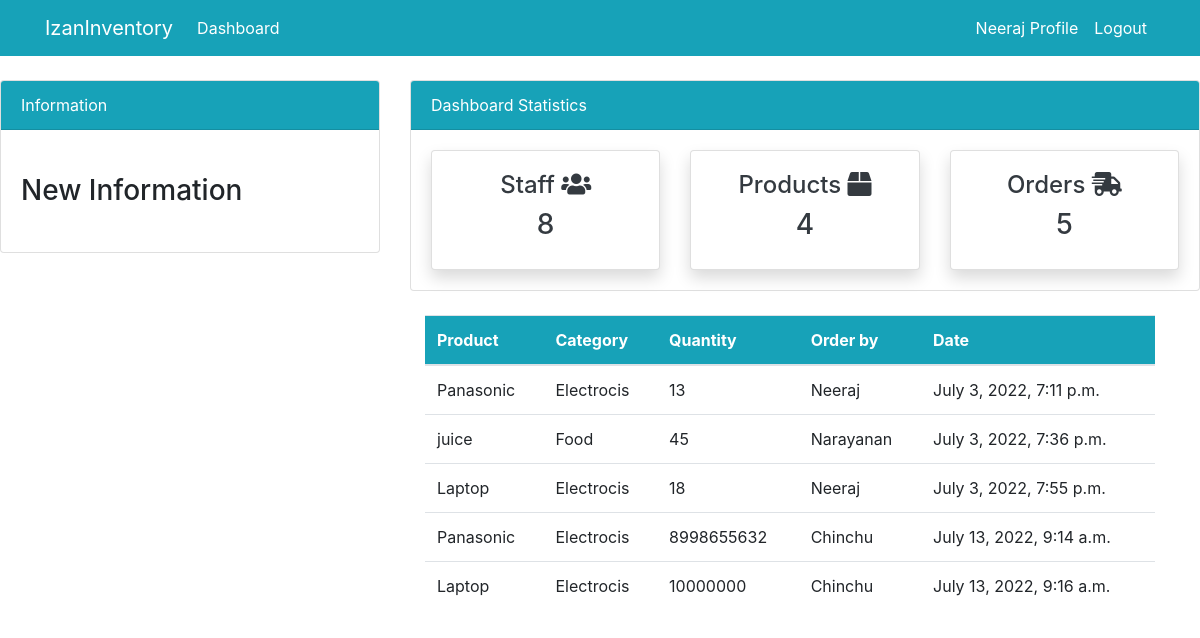
The page /order/ (signed in) on the database its author committed.
### dashboard/models.py (models this page shows, shortened)
class Order(models.Model):
    product = models.ForeignKey(Product, on_delete=models.CASCADE, null=True)
    staff = models.ForeignKey(User, models.CASCADE,null=True)
    order_quantity = models.PositiveBigIntegerField(null=True)
    date = models.DateTimeField(auto_now_add=True)

class Product(models.Model):
    name = models.CharField(max_length=100, null=True)
    quantity = models.PositiveIntegerField(null=True)
    category = models.CharField(max_length=50, choices= CATEGORY,null=True)

### dashboard/views.py (the view)
# urls.py: path('order/',views.order,name="dashboard-order"),
@login_required()
def order(request):
    orders = Order.objects.all()
    orders_count = orders.count()
    workers_count = User.objects.all().count()
    items_count = Product.objects.all().count()
    context = {
        'orders':orders,
        'workers_count': workers_count,
        'orders_count':orders_count,
        'items_count':items_count
    }
    return  render(request,'dashboard/order.html',context)

### templates/dashboard/order.html (shortened to what this page needs)
{% extends 'partials/base.html' %}
{% block content %}
{% include 'partials/topnav.html' %}
 <div class="container">
    <div class="row my-4">
        <div class="col-md-4">
        </div>
        <div class="col-md-8">
            <table class="table bg-white">
                <thead class="bg-info">
                    <tr class="text-white">
                        <th scope="col">Product</th>
                        <th scope="col">Category</th>
                        <th scope="col">Quantity</th>
                        <th scope="col">Order by</th>
                        <th scope="col">Date</th>
                    </tr>
                </thead>
                <tbody>
                    {% for order in orders %}
                    <tr>
                        <td>{{order.product.name}}</td>
                        <td>{{order.product.category}}</td>
                        <td>{{order.order_quantity}}</td>
                        <td>{{order.staff.username}}</td>
                        <td>{{order.date}}</td>
                    </tr>
                    {% endfor %}
                </tbody>
            </table>
        </div>
    </div>
</div>
{% endblock %}

### templates/partials/base.html (shortened to what this page needs)
{% load static %}
<!doctype html>
<html lang="en">
<head>
    <link rel="stylesheet" href="https://cdn.jsdelivr.net/npm/bootstrap@4.6.0/dist/css/bootstrap.min.css"
>
    <link rel="stylesheet" href="https://use.fontawesome.com/releases/v5.15.2/css/all.css"
>
    <link rel="stylesheet" href="{% static '/style.css' %}">
</head>
<body>
    {% include 'partials/nav.html' %}
    {% block content %}{% endblock %}
</body>
</html>

### templates/partials/nav.html (shortened to what this page needs)
<nav class="navbar navbar-expand-lg navbar-info bg-info">
    {% if user.is_authenticated %}
    <div class="container">
        <a class="navbar-brand text-white" href="{% url 'dashboard-index' %}">IzanInventory</a>
        <div class="collapse navbar-collapse" id="navbarSupportedContent">
            <ul class="navbar-nav mr-auto">
                <li class="nav-item active">
                    <a class="nav-link text-white" href="{% url 'dashboard-index' %}">Dashboard </a>
                </li>
            </ul>
            <ul class="navbar-nav ml-auto">
                <li class="nav-item active">
                    <a class="nav-link text-white" href="{% url 'user-profile' %}"> {{ user.username }} Profile
                        <span class="sr-only">(current)</span></a>
                </li>
                <li class="nav-item">
                    <a class="nav-link text-white" href="{% url 'user-logout' %}">Logout</a>
                </li>
            </ul>
            {% endif %}
        </div>
    </div>
</nav>

### templates/partials/topnav.html
<div class="row">
    <div class="col-md-4 mt-4">
        <div class="card">
            <div class="card-header bg-info text-white">
                Information
            </div>
            <div class="card-body">
                <marquee behavior="" direction="">
                    <h3 class="my-4">New Information</h3>
                </marquee>
            </div>
        </div>
    </div>
    <div class="col-md-8 mt-4">
        <div class="card">
            <div class="card-header bg-info text-white">
                Dashboard Statistics
            </div>
            <div class="card-body">
                <div class="row">
                    <div class="col-md-4">
                        <a class="text-decoration-none text-dark" href="{% url 'dashboard-staff' %}">
                            <div class="card my-card shadow">
                                <div class="card-body text-center">
                                    <h4>Staff <i class="fas fa-users"></i></h4>
                                    <h3>{{workers_count}}</h3>
                                </div>
                            </div>
                        </a>
                    </div>
                    <div class="col-md-4">
                        <a class="text-decoration-none text-dark" href="{% url 'dashboard-product' %}">
                            <div class="card my-card shadow">
                                <div class="card-body text-center">
                                    <h4>Products <i class="fas fa-box"></i></h4>
                                    <h3>{{items_count}}</h3>
                                </div>
                            </div>
                        </a>
                    </div>
                    <div class="col-md-4">
                        <a class="text-decoration-none text-dark" href="{% url 'dashboard-order' %}">
                            <div class="card my-card shadow">
                                <div class="card-body text-center">
                                    <h4>Orders <i class="fas fa-shipping-fast"></i></h4>
                                    <h3>{{orders_count}}</h3>
                                </div>
                            </div>
                        </a>
                    </div>
                </div>
            </div>
        </div>
    </div>
</div>

### rows shown on the page
Order: product.name "Panasonic", product.category "Electrocis", order_quantity "13", staff.username "Neeraj", date "July 3, 2022, 7:11 p.m."
Order: product.name "juice", product.category "Food", order_quantity "45", staff.username "Narayanan", date "July 3, 2022, 7:36 p.m."
Order: product.name "Laptop", product.category "Electrocis", order_quantity "18", staff.username "Neeraj", date "July 3, 2022, 7:55 p.m."
Order: product.name "Panasonic", product.category "Electrocis", order_quantity "8998655632", staff.username "Chinchu", date "July 13, 2022, 9:14 a.m."
Order: product.name "Laptop", product.category "Electrocis", order_quantity "10000000", staff.username "Chinchu", date "July 13, 2022, 9:16 a.m."

### other values the page prints
{{ user.username }} "Neeraj"
{{ workers_count }} "8"
{{ items_count }} "4"
{{ orders_count }} "5"
